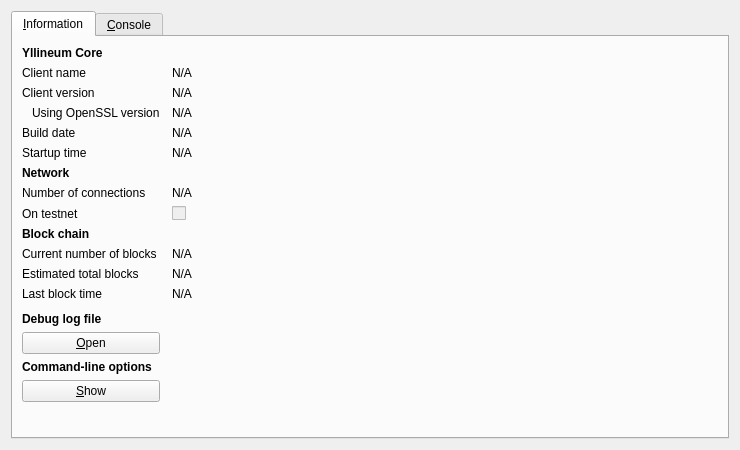
<?xml version="1.0" encoding="UTF-8"?>
<ui version="4.0">
 <class>RPCConsole</class>
 <widget class="QDialog" name="RPCConsole">
  <property name="geometry">
   <rect>
    <x>0</x>
    <y>0</y>
    <width>740</width>
    <height>450</height>
   </rect>
  </property>
  <property name="windowTitle">
   <string>Yllineum - Debug window</string>
  </property>
  <layout class="QVBoxLayout" name="verticalLayout_2">
   <item>
    <widget class="QTabWidget" name="tabWidget">
     <property name="currentIndex">
      <number>0</number>
     </property>
     <widget class="QWidget" name="tab_info">
      <attribute name="title">
       <string>&amp;Information</string>
      </attribute>
      <layout class="QGridLayout" name="gridLayout" columnstretch="0,1">
       <property name="horizontalSpacing">
        <number>12</number>
       </property>
       <item row="0" column="0">
        <widget class="QLabel" name="label_9">
         <property name="font">
          <font>
           <weight>75</weight>
           <bold>true</bold>
          </font>
         </property>
         <property name="text">
          <string>Yllineum Core</string>
         </property>
        </widget>
       </item>
       <item row="1" column="0">
        <widget class="QLabel" name="label_5">
         <property name="text">
          <string>Client name</string>
         </property>
        </widget>
       </item>
       <item row="1" column="1">
        <widget class="QLabel" name="clientName">
         <property name="cursor">
          <cursorShape>IBeamCursor</cursorShape>
         </property>
         <property name="text">
          <string>N/A</string>
         </property>
         <property name="textFormat">
          <enum>Qt::PlainText</enum>
         </property>
         <property name="textInteractionFlags">
          <set>Qt::LinksAccessibleByMouse|Qt::TextSelectableByKeyboard|Qt::TextSelectableByMouse</set>
         </property>
        </widget>
       </item>
       <item row="2" column="0">
        <widget class="QLabel" name="label_6">
         <property name="text">
          <string>Client version</string>
         </property>
        </widget>
       </item>
       <item row="2" column="1">
        <widget class="QLabel" name="clientVersion">
         <property name="cursor">
          <cursorShape>IBeamCursor</cursorShape>
         </property>
         <property name="text">
          <string>N/A</string>
         </property>
         <property name="textFormat">
          <enum>Qt::PlainText</enum>
         </property>
         <property name="textInteractionFlags">
          <set>Qt::LinksAccessibleByMouse|Qt::TextSelectableByKeyboard|Qt::TextSelectableByMouse</set>
         </property>
        </widget>
       </item>
       <item row="3" column="0">
        <widget class="QLabel" name="label_14">
         <property name="text">
          <string>Using OpenSSL version</string>
         </property>
         <property name="indent">
          <number>10</number>
         </property>
        </widget>
       </item>
       <item row="3" column="1">
        <widget class="QLabel" name="openSSLVersion">
         <property name="cursor">
          <cursorShape>IBeamCursor</cursorShape>
         </property>
         <property name="text">
          <string>N/A</string>
         </property>
         <property name="textFormat">
          <enum>Qt::PlainText</enum>
         </property>
         <property name="textInteractionFlags">
          <set>Qt::LinksAccessibleByMouse|Qt::TextSelectableByKeyboard|Qt::TextSelectableByMouse</set>
         </property>
        </widget>
       </item>
       <item row="4" column="0">
        <widget class="QLabel" name="label_12">
         <property name="text">
          <string>Build date</string>
         </property>
        </widget>
       </item>
       <item row="4" column="1">
        <widget class="QLabel" name="buildDate">
         <property name="cursor">
          <cursorShape>IBeamCursor</cursorShape>
         </property>
         <property name="text">
          <string>N/A</string>
         </property>
         <property name="textFormat">
          <enum>Qt::PlainText</enum>
         </property>
         <property name="textInteractionFlags">
          <set>Qt::LinksAccessibleByMouse|Qt::TextSelectableByKeyboard|Qt::TextSelectableByMouse</set>
         </property>
        </widget>
       </item>
       <item row="5" column="0">
        <widget class="QLabel" name="label_13">
         <property name="text">
          <string>Startup time</string>
         </property>
        </widget>
       </item>
       <item row="5" column="1">
        <widget class="QLabel" name="startupTime">
         <property name="cursor">
          <cursorShape>IBeamCursor</cursorShape>
         </property>
         <property name="text">
          <string>N/A</string>
         </property>
         <property name="textFormat">
          <enum>Qt::PlainText</enum>
         </property>
         <property name="textInteractionFlags">
          <set>Qt::LinksAccessibleByMouse|Qt::TextSelectableByKeyboard|Qt::TextSelectableByMouse</set>
         </property>
        </widget>
       </item>
       <item row="6" column="0">
        <widget class="QLabel" name="label_11">
         <property name="font">
          <font>
           <weight>75</weight>
           <bold>true</bold>
          </font>
         </property>
         <property name="text">
          <string>Network</string>
         </property>
        </widget>
       </item>
       <item row="7" column="0">
        <widget class="QLabel" name="label_7">
         <property name="text">
          <string>Number of connections</string>
         </property>
        </widget>
       </item>
       <item row="7" column="1">
        <widget class="QLabel" name="numberOfConnections">
         <property name="cursor">
          <cursorShape>IBeamCursor</cursorShape>
         </property>
         <property name="text">
          <string>N/A</string>
         </property>
         <property name="textFormat">
          <enum>Qt::PlainText</enum>
         </property>
         <property name="textInteractionFlags">
          <set>Qt::LinksAccessibleByMouse|Qt::TextSelectableByKeyboard|Qt::TextSelectableByMouse</set>
         </property>
        </widget>
       </item>
       <item row="8" column="0">
        <widget class="QLabel" name="label_8">
         <property name="text">
          <string>On testnet</string>
         </property>
        </widget>
       </item>
       <item row="8" column="1">
        <widget class="QCheckBox" name="isTestNet">
         <property name="enabled">
          <bool>false</bool>
         </property>
         <property name="text">
          <string/>
         </property>
        </widget>
       </item>
       <item row="9" column="0">
        <widget class="QLabel" name="label_10">
         <property name="font">
          <font>
           <weight>75</weight>
           <bold>true</bold>
          </font>
         </property>
         <property name="text">
          <string>Block chain</string>
         </property>
        </widget>
       </item>
       <item row="10" column="0">
        <widget class="QLabel" name="label_3">
         <property name="text">
          <string>Current number of blocks</string>
         </property>
        </widget>
       </item>
       <item row="10" column="1">
        <widget class="QLabel" name="numberOfBlocks">
         <property name="cursor">
          <cursorShape>IBeamCursor</cursorShape>
         </property>
         <property name="text">
          <string>N/A</string>
         </property>
         <property name="textFormat">
          <enum>Qt::PlainText</enum>
         </property>
         <property name="textInteractionFlags">
          <set>Qt::LinksAccessibleByMouse|Qt::TextSelectableByKeyboard|Qt::TextSelectableByMouse</set>
         </property>
        </widget>
       </item>
       <item row="11" column="0">
        <widget class="QLabel" name="label_4">
         <property name="text">
          <string>Estimated total blocks</string>
         </property>
        </widget>
       </item>
       <item row="11" column="1">
        <widget class="QLabel" name="totalBlocks">
         <property name="cursor">
          <cursorShape>IBeamCursor</cursorShape>
         </property>
         <property name="text">
          <string>N/A</string>
         </property>
         <property name="textFormat">
          <enum>Qt::PlainText</enum>
         </property>
         <property name="textInteractionFlags">
          <set>Qt::LinksAccessibleByMouse|Qt::TextSelectableByKeyboard|Qt::TextSelectableByMouse</set>
         </property>
        </widget>
       </item>
       <item row="12" column="0">
        <widget class="QLabel" name="label_2">
         <property name="text">
          <string>Last block time</string>
         </property>
        </widget>
       </item>
       <item row="12" column="1">
        <widget class="QLabel" name="lastBlockTime">
         <property name="cursor">
          <cursorShape>IBeamCursor</cursorShape>
         </property>
         <property name="text">
          <string>N/A</string>
         </property>
         <property name="textFormat">
          <enum>Qt::PlainText</enum>
         </property>
         <property name="textInteractionFlags">
          <set>Qt::LinksAccessibleByMouse|Qt::TextSelectableByKeyboard|Qt::TextSelectableByMouse</set>
         </property>
        </widget>
       </item>
       <item row="13" column="0">
        <spacer name="verticalSpacer_2">
         <property name="orientation">
          <enum>Qt::Vertical</enum>
         </property>
         <property name="sizeHint" stdset="0">
          <size>
           <width>20</width>
           <height>20</height>
          </size>
         </property>
        </spacer>
       </item>
       <item row="14" column="0">
        <widget class="QLabel" name="labelDebugLogfile">
         <property name="font">
          <font>
           <weight>75</weight>
           <bold>true</bold>
          </font>
         </property>
         <property name="text">
          <string>Debug log file</string>
         </property>
        </widget>
       </item>
       <item row="15" column="0">
        <widget class="QPushButton" name="openDebugLogfileButton">
         <property name="toolTip">
          <string>Open the Yllineum debug log file from the current data directory. This can take a few seconds for large log files.</string>
         </property>
         <property name="text">
          <string>&amp;Open</string>
         </property>
         <property name="autoDefault">
          <bool>false</bool>
         </property>
        </widget>
       </item>
       <item row="16" column="0">
        <widget class="QLabel" name="labelCLOptions">
         <property name="font">
          <font>
           <weight>75</weight>
           <bold>true</bold>
          </font>
         </property>
         <property name="text">
          <string>Command-line options</string>
         </property>
        </widget>
       </item>
       <item row="17" column="0">
        <widget class="QPushButton" name="showCLOptionsButton">
         <property name="toolTip">
          <string>Show the Yllineum-Qt help message to get a list with possible Yllineum command-line options.</string>
         </property>
         <property name="text">
          <string>&amp;Show</string>
         </property>
         <property name="autoDefault">
          <bool>false</bool>
         </property>
        </widget>
       </item>
       <item row="18" column="0">
        <spacer name="verticalSpacer">
         <property name="orientation">
          <enum>Qt::Vertical</enum>
         </property>
         <property name="sizeHint" stdset="0">
          <size>
           <width>20</width>
           <height>40</height>
          </size>
         </property>
        </spacer>
       </item>
      </layout>
     </widget>
     <widget class="QWidget" name="tab_console">
      <attribute name="title">
       <string>&amp;Console</string>
      </attribute>
      <layout class="QVBoxLayout" name="verticalLayout_3">
       <property name="spacing">
        <number>3</number>
       </property>
       <item>
        <widget class="QTextEdit" name="messagesWidget">
         <property name="minimumSize">
          <size>
           <width>0</width>
           <height>100</height>
          </size>
         </property>
         <property name="readOnly">
          <bool>true</bool>
         </property>
         <property name="tabKeyNavigation" stdset="0">
          <bool>false</bool>
         </property>
         <property name="columnCount" stdset="0">
          <number>2</number>
         </property>
        </widget>
       </item>
       <item>
        <layout class="QHBoxLayout" name="horizontalLayout">
         <property name="spacing">
          <number>3</number>
         </property>
         <item>
          <widget class="QLabel" name="label">
           <property name="text">
            <string notr="true">&gt;</string>
           </property>
          </widget>
         </item>
         <item>
          <widget class="QLineEdit" name="lineEdit"/>
         </item>
         <item>
          <widget class="QPushButton" name="clearButton">
           <property name="maximumSize">
            <size>
             <width>24</width>
             <height>24</height>
            </size>
           </property>
           <property name="toolTip">
            <string>Clear console</string>
           </property>
           <property name="text">
            <string/>
           </property>
           <property name="icon">
            <iconset resource="../bitcoin.qrc">
             <normaloff>:/icons/remove</normaloff>:/icons/remove</iconset>
           </property>
           <property name="shortcut">
            <string notr="true">Ctrl+L</string>
           </property>
           <property name="autoDefault">
            <bool>false</bool>
           </property>
          </widget>
         </item>
        </layout>
       </item>
      </layout>
     </widget>
    </widget>
   </item>
  </layout>
 </widget>
 <resources>
  <include location="../bitcoin.qrc"/>
 </resources>
 <connections/>
</ui>
